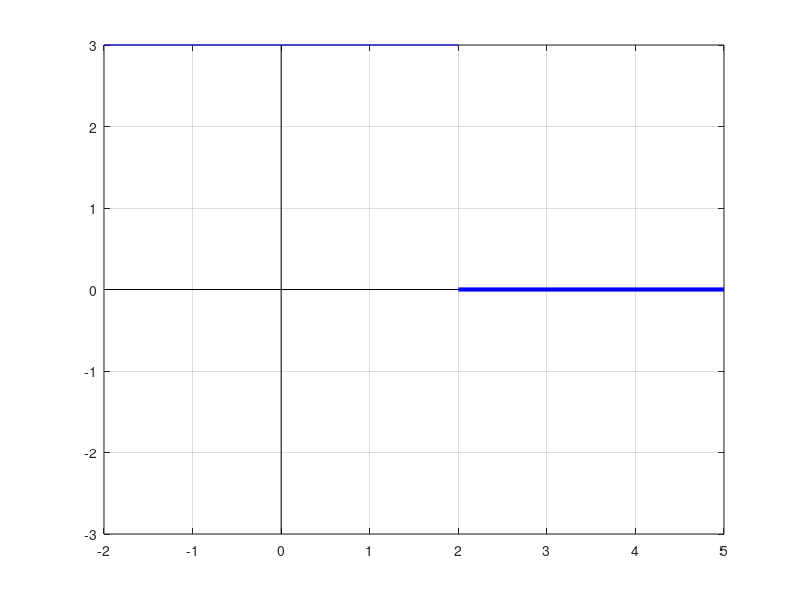
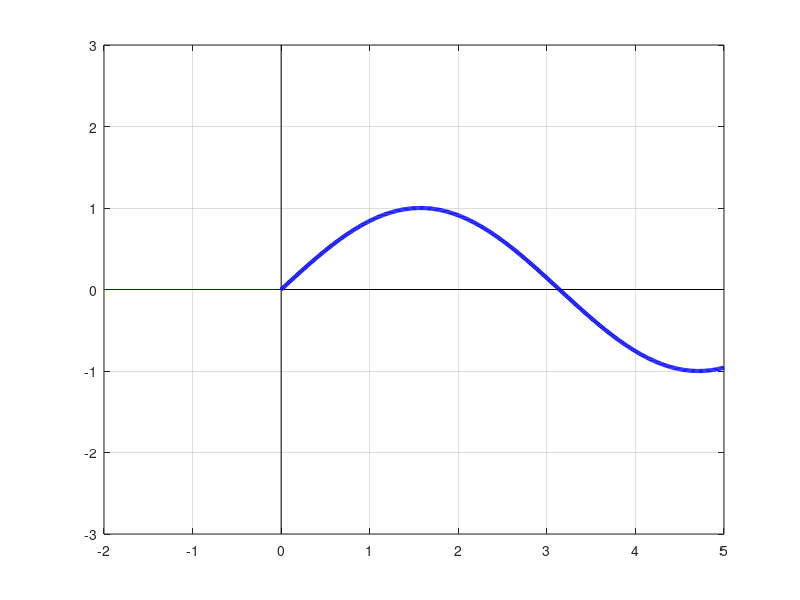
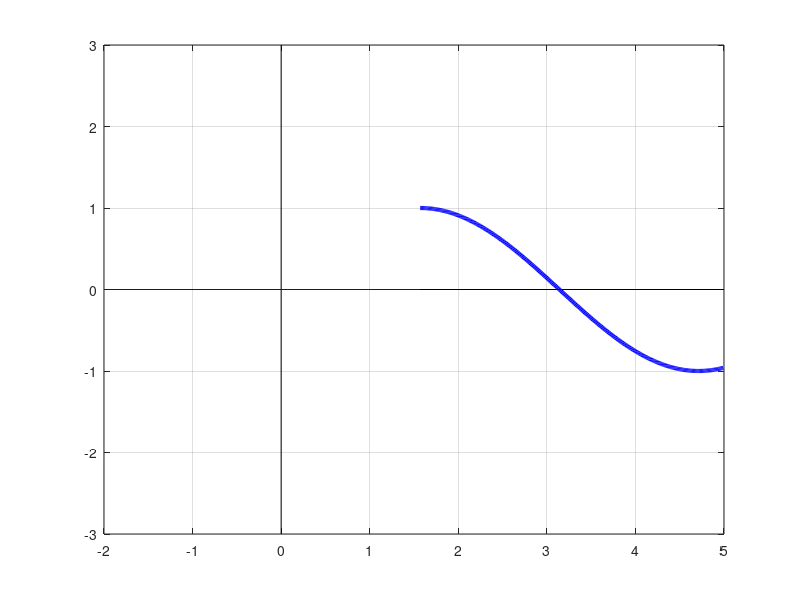
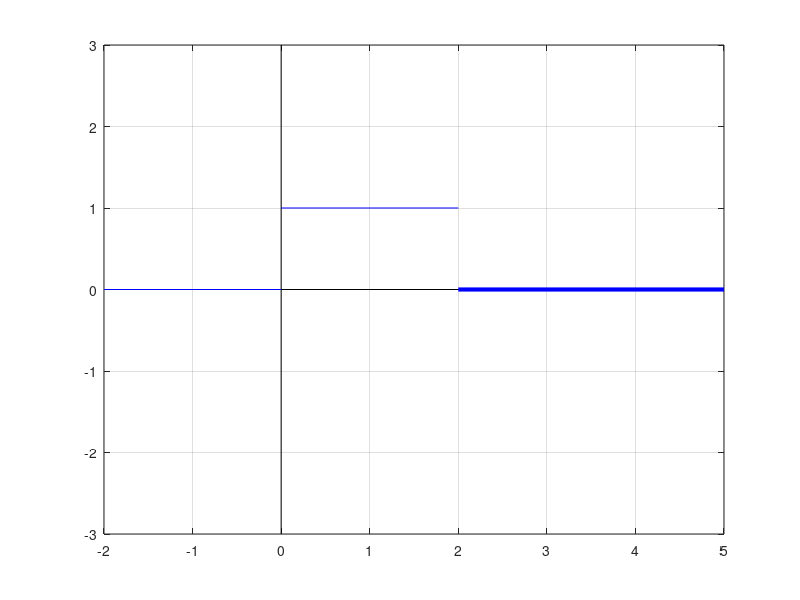

Write the MATLAB code that produced these figures, in order.
%% h(t) = 3 - 3U(t-2)
i = 1;
figure(i)
plot([-2 5],[0 0],'k',[0,0],[-3 3],'k')
hold on
axis([-2 5 -3 3])
grid on
plot([-2 2],[3 3],'b',[2 5],[0 0],'b','LineWidth',3)
hold off

%% j(t) = sin(t)*U(t)
i = i+1;
figure(i)
plot([-2 5],[0 0],'k',[0,0],[-3 3],'k')
hold on
axis([-2 5 -3 3])
grid on
t = 0:0.01:5;
plot([-2 0],[0 0],'b',t,sin(t),'b','LineWidth',3)
hold off

%% k(t) = sin(t)*U(t - pi/2)
i = i+1;
figure(i)
plot([-2 5],[0 0],'k',[0,0],[-3 3],'k')
hold on
axis([-2 5 -3 3])
grid on
t = (pi/2):0.01:5;
plot([-2 pi/2],[0 0],'b',t,sin(t),'b','LineWidth',3)
hold off

%% m(t) = U(t) - U(t-2)
i = i+1;
figure(i)
plot([-2 5],[0 0],'k',[0,0],[-3 3],'k')
hold on
axis([-2 5 -3 3])
grid on
plot([-2 0],[0 0],'b',[0 2],[1 1],'b',[2 5],[0 0],'b','LineWidth',3)
hold off

%% n(t) = 3U(t) - 2U(t-1)
i = i+1;
figure(i)
plot([-2 5],[0 0],'k',[0,0],[-3 3],'k')
hold on
axis([-2 5 -3 3])
grid on
plot([-2 0],[0 0],'b',[0 1],[3 3],'b',[1 5],[1 1],'b','LineWidth',3)
hold off

%% q(t) = U(t) - U(t-1) + 3U(t-2)
i = i+1;
figure(i)
plot([-2 5],[0 0],'k',[0,0],[-3 3],'k')
hold on
axis([-2 5 -3 3])
grid on
plot([-2 0],[0 0],'b',[0 1],[1 1],'b',[1 2],[0 0],'b',...
     [2 5],[3 3],'b','LineWidth',3)
hold off

%% r(t) = t - t*U(t-2) + U(t-3)
i = i+1;
figure(i)
plot([-2 5],[0 0],'k',[0,0],[-3 3],'k')
hold on
axis([-2 5 -3 3])
grid on
plot([-2 2],[-2 2],'b',[2 3],[0 0],'b',[3 5],[1 1],'b','LineWidth',3)
hold off
